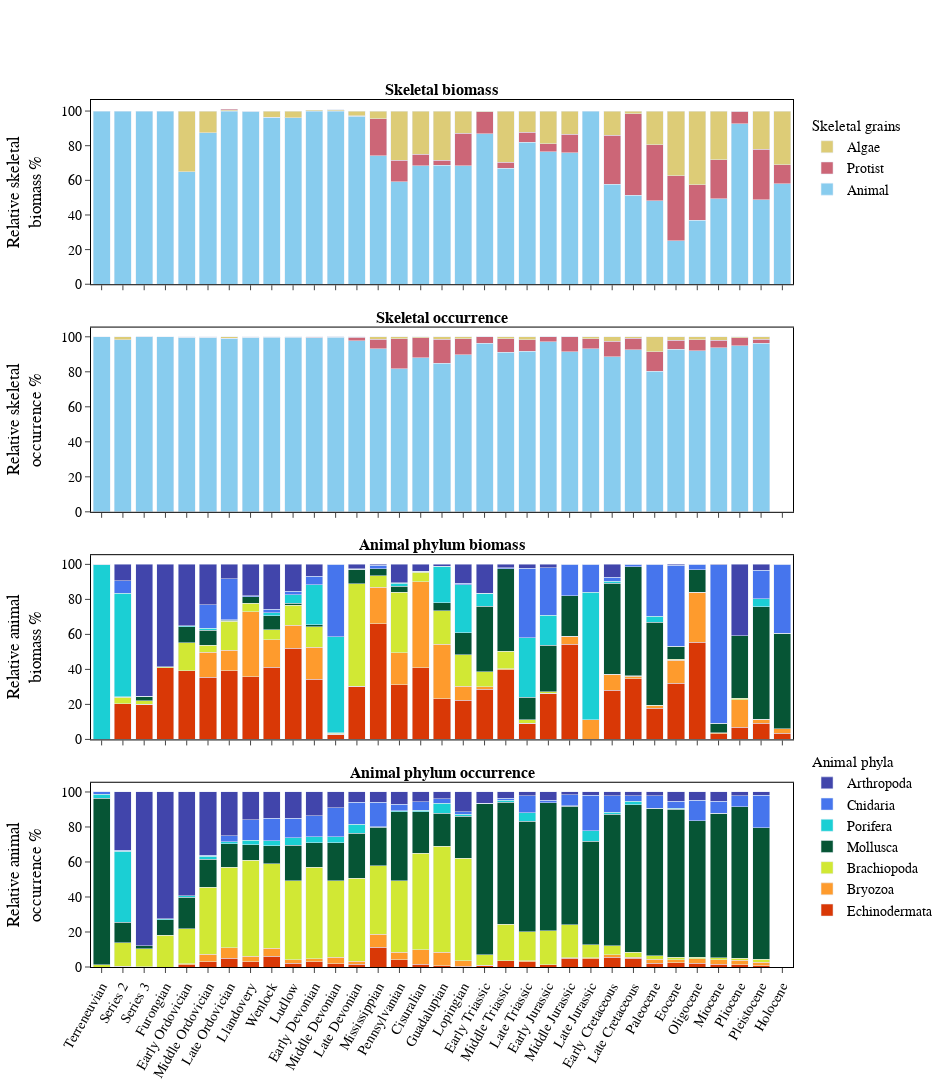

Notebook cell for this chart:
### Code cell
fig = make_subplots(rows = 4,cols = 1,shared_xaxes = True,vertical_spacing = 0.05,
                    subplot_titles=['<b>Skeletal biomass', '<b>Skeletal occurrence',
                                   '<b>Animal phylum biomass', '<b>Animal phylum occurrence',]
                   )

colors = px.colors.qualitative.Safe


fig.add_trace(go.Bar(x=data_skeletalgrain[data_skeletalgrain.skeletal_grain == 'animal'][time_scale],
                     y=data_skeletalgrain[data_skeletalgrain.skeletal_grain == 'animal']['abundance_percent'],
                     marker_color=colors[0],legendgroup='2',legendgrouptitle_text='Skeletal grains',
                     name='Animal'),row=1,col=1)

fig.add_trace(go.Bar(x=data_skeletalgrain[data_skeletalgrain.skeletal_grain == 'protist'][time_scale],
                     y=data_skeletalgrain[data_skeletalgrain.skeletal_grain == 'protist']['abundance_percent'],
                     marker_color=colors[1],legendgroup='2',
                     name='Protist'),row=1,col=1)

fig.add_trace(go.Bar(x=data_skeletalgrain[data_skeletalgrain.skeletal_grain == 'algamicro'][time_scale],
                     y=data_skeletalgrain[data_skeletalgrain.skeletal_grain == 'algamicro']['abundance_percent'],
                     marker_color=colors[2],legendgroup='2',
                     name='Algae'),row=1,col=1)


fig.add_trace(go.Bar(x=skeletal_occurrence['time'],
                     y=skeletal_occurrence['animal'],
                     marker_color=colors[0],
                     showlegend=False,),row=2,col=1)

fig.add_trace(go.Bar(x=skeletal_occurrence['time'],
                     y=skeletal_occurrence['protist'],
                     showlegend=False,
                     marker_color=colors[1],),row=2,col=1)

fig.add_trace(go.Bar(x=skeletal_occurrence['time'],
                     y=skeletal_occurrence['algae'],
                     showlegend=False,
                     marker_color=colors[2],),row=2,col=1)


colors = px.colors.sequential.Turbo_r

fig.add_trace(go.Bar(x=df[df.animal == 'echinodermata']['time'],
                     y=df[df.animal == 'echinodermata']['abundance_percent'],marker_color=colors[2],
                    legendgroup='1',legendgrouptitle_text='Animal phyla',
                     name='Echinodermata'),row=3,col=1)

fig.add_trace(go.Bar(x=df[df.animal == 'bryozoa']['time'],
                     y=df[df.animal == 'bryozoa']['abundance_percent'],marker_color=colors[4],
                     legendgroup='1',
                     name='Bryozoa'),row=3,col=1)

fig.add_trace(go.Bar(x=df[df.animal == 'brachiopoda']['time'],
                     y=df[df.animal == 'brachiopoda']['abundance_percent'],marker_color=colors[6],
                     legendgroup='1',
                     name='Brachiopoda'),row=3,col=1)

fig.add_trace(go.Bar(x=df[df.animal == 'molluska']['time'],
                     y=df[df.animal == 'molluska']['abundance_percent'],marker_color='#065535',
                     legendgroup='1',
                    name='Mollusca'),row=3,col=1)

fig.add_trace(go.Bar(x=df[df.animal == 'porifera']['time'],
                     y=df[df.animal == 'porifera']['abundance_percent'],marker_color=colors[10],
                     legendgroup='1',
                     name='Porifera'),row=3,col=1)

fig.add_trace(go.Bar(x=df[df.animal == 'cnidaria']['time'],
                     y=df[df.animal == 'cnidaria']['abundance_percent'],marker_color=colors[12],
                     legendgroup='1',
                     name='Cnidaria'),row=3,col=1)

fig.add_trace(go.Bar(x=df[df.animal == 'arthropoda']['time'],
                     y=df[df.animal == 'arthropoda']['abundance_percent'],marker_color=colors[13],
                     legendgroup='1',
                     name='Arthropoda'),row=3,col=1)


color_index = [2,4,6,8,10,12,13]
for i,animal in enumerate(['Echinodermata', 'Bryozoa','Brachiopoda','Mollusca', 'Porifera',  'Cnidaria','Arthropoda']):

    color = colors[color_index[i]] if color_index[i]!= 8 else '#065535'

    fig.add_trace(go.Bar(x=animal_relative_occurrence_phylum['index'],
                         y=animal_relative_occurrence_phylum[animal],marker_color=color,
                         name=f'{animal}'),row=4,col=1)


fig.update_yaxes(title = 'Relative skeletal<br>biomass %',ticks = 'outside',showline = True, 
                         mirror = True,linecolor = 'black',row=1,col=1)
fig.update_yaxes(title = 'Relative skeletal<br>occurrence %',ticks = 'outside',showline = True, 
                         mirror = True,linecolor = 'black',row=2,col=1)
fig.update_yaxes(title = 'Relative animal<br>biomass %',ticks = 'outside',showline = True, 
                         mirror = True,linecolor = 'black',row=3,col=1)
fig.update_yaxes(title = 'Relative animal<br>occurrence %',ticks = 'outside',showline = True, 
                         mirror = True,linecolor = 'black',row=4,col=1)


fig.update_xaxes(ticks = 'outside',showticklabels = False,showline = True, 
                     mirror = True,linecolor = 'black',row=1,col=1)
fig.update_xaxes(ticks = 'outside',showticklabels = False,showline = True, 
                     mirror = True,linecolor = 'black',row=2,col=1)
fig.update_xaxes(ticks = 'outside',showticklabels = False,showline = True, 
                     mirror = True,linecolor = 'black',row=3,col=1)
fig.update_xaxes(ticks = 'outside',showticklabels = True,showline = True, tickangle=-60,
                     mirror = True,linecolor = 'black',row=4,col=1)



fig.update_layout(height = 1450, width = 950,font_color = 'black', font_family='Helvetica',
                  font_size=14,
                  barmode='stack',
                  legend=dict(orientation="v",
                                yanchor="top",
                                y=0.99,
                                xanchor="left",x=1.02, font_size=14
                                ),
                  legend_tracegroupgap = 550,
                 paper_bgcolor = 'white',
                 plot_bgcolor = 'white',)
fig.show()

# fig.write_image('./figures/latest/Figure_3.jpeg',scale=6)

### Figure 1 — Plotly figure (JSON) as saved in the notebook; plotly's stock layout.template omitted (floating-point values rounded to 4 significant figures)
{"data": [{"legendgroup": "2", "legendgrouptitle": {"text": "Skeletal grains"}, "marker": {"color": "rgb(136, 204, 238)"}, "name": "Animal", "type": "bar", "x": ["Terreneuvian", "Series 2", "Series 3", "Furongian", "Early Ordovician", "Middle Ordovician", "Late Ordovician", "Llandovery", "Wenlock", "Ludlow", "Early Devonian", "Middle Devonian", "Late Devonian", "Mississippian", "Pennsylvanian", "Cisuralian", "Guadalupian", "Lopingian", "Early Triassic", "Middle Triassic", "Late Triassic", "Early Jurassic", "Middle Jurassic", "Late Jurassic", "Early Cretaceous", "Late Cretaceous", "Paleocene", "Eocene", "Oligocene", "Miocene", "Pliocene", "Pleistocene", "Holocene"], "xaxis": "x", "y": [100, 100.0, 100, 100, 65.0, 90.35, 101.1, 100, 96.54, 96.6, 100.5, 100.8, 96.93, 74.08, 59.11, 68.33, 68.81, 68.47, 86.84, 66.86, 82.11, 76.38, 75.8, 100, 57.79, 51.43, 48.21, 24.98, 36.97, 49.26, 92.7, 48.71, 57.95], "yaxis": "y"}, {"legendgroup": "2", "marker": {"color": "rgb(204, 102, 119)"}, "name": "Protist", "type": "bar", "x": ["Terreneuvian", "Series 2", "Series 3", "Furongian", "Early Ordovician", "Middle Ordovician", "Late Ordovician", "Llandovery", "Wenlock", "Ludlow", "Early Devonian", "Middle Devonian", "Late Devonian", "Mississippian", "Pennsylvanian", "Cisuralian", "Guadalupian", "Lopingian", "Early Triassic", "Middle Triassic", "Late Triassic", "Early Jurassic", "Middle Jurassic", "Late Jurassic", "Early Cretaceous", "Late Cretaceous", "Paleocene", "Eocene", "Oligocene", "Miocene", "Pliocene", "Pleistocene", "Holocene"], "xaxis": "x", "y": [null, null, null, null, null, -2.989, -0.5333, null, -0.1452, -0.371, -0.09658, -0.3862, 0.2364, 21.44, 12.51, 6.597, 2.737, 18.81, 12.86, 3.548, 5.621, 4.855, 10.79, null, 28.27, 46.93, 32.36, 37.54, 20.59, 22.71, 7.255, 29.1, 10.97], "yaxis": "y"}, {"legendgroup": "2", "marker": {"color": "rgb(221, 204, 119)"}, "name": "Algae", "type": "bar", "x": ["Terreneuvian", "Series 2", "Series 3", "Furongian", "Early Ordovician", "Middle Ordovician", "Late Ordovician", "Llandovery", "Wenlock", "Ludlow", "Early Devonian", "Middle Devonian", "Late Devonian", "Mississippian", "Pennsylvanian", "Cisuralian", "Guadalupian", "Lopingian", "Early Triassic", "Middle Triassic", "Late Triassic", "Early Jurassic", "Middle Jurassic", "Late Jurassic", "Early Cretaceous", "Late Cretaceous", "Paleocene", "Eocene", "Oligocene", "Miocene", "Pliocene", "Pleistocene", "Holocene"], "xaxis": "x", "y": [null, null, null, null, 35.0, 12.64, -0.5333, 0, 3.606, 3.768, -0.3639, -0.3862, 2.837, 4.485, 28.38, 25.08, 28.46, 12.72, 0.2977, 29.59, 12.27, 18.77, 13.42, null, 13.94, 1.633, 19.43, 37.48, 42.44, 28.03, 0.04637, 22.19, 31.08], "yaxis": "y"}, {"marker": {"color": "rgb(136, 204, 238)"}, "showlegend": false, "type": "bar", "x": ["Terreneuvian", "Series 2", "Series 3", "Furongian", "Early Ordovician", "Middle Ordovician", "Late Ordovician", "Llandovery", "Wenlock", "Ludlow", "Early Devonian", "Middle Devonian", "Late Devonian", "Mississippian", "Pennsylvanian", "Cisuralian", "Guadalupian", "Lopingian", "Early Triassic", "Middle Triassic", "Late Triassic", "Early Jurassic", "Middle Jurassic", "Late Jurassic", "Early Cretaceous", "Late Cretaceous", "Paleocene", "Eocene", "Oligocene", "Miocene", "Pliocene", "Pleistocene"], "xaxis": "x2", "y": [100, 98.35, 99.97, 100, 99.79, 99.71, 99.21, 99.73, 99.6, 99.65, 99.53, 99.7, 97.78, 93.22, 81.85, 88.13, 84.78, 89.75, 96.17, 91.08, 91.83, 97.1, 91.54, 93.27, 88.69, 92.74, 80.19, 93.01, 92.03, 93.6, 94.95, 96.29], "yaxis": "y2"}, {"marker": {"color": "rgb(204, 102, 119)"}, "showlegend": false, "type": "bar", "x": ["Terreneuvian", "Series 2", "Series 3", "Furongian", "Early Ordovician", "Middle Ordovician", "Late Ordovician", "Llandovery", "Wenlock", "Ludlow", "Early Devonian", "Middle Devonian", "Late Devonian", "Mississippian", "Pennsylvanian", "Cisuralian", "Guadalupian", "Lopingian", "Early Triassic", "Middle Triassic", "Late Triassic", "Early Jurassic", "Middle Jurassic", "Late Jurassic", "Early Cretaceous", "Late Cretaceous", "Paleocene", "Eocene", "Oligocene", "Miocene", "Pliocene", "Pleistocene"], "xaxis": "x2", "y": [null, null, null, null, 0.01333, 0.06654, 0.01212, 0.04535, null, null, 0.1828, 0.1886, 1.828, 5.489, 17.12, 11.25, 13.96, 9.248, 3.796, 7.772, 6.469, 2.833, 8.374, 5.646, 8.81, 6.501, 11.21, 4.919, 6.256, 4.521, 4.527, 2.391], "yaxis": "y2"}, {"marker": {"color": "rgb(221, 204, 119)"}, "showlegend": false, "type": "bar", "x": ["Terreneuvian", "Series 2", "Series 3", "Furongian", "Early Ordovician", "Middle Ordovician", "Late Ordovician", "Llandovery", "Wenlock", "Ludlow", "Early Devonian", "Middle Devonian", "Late Devonian", "Mississippian", "Pennsylvanian", "Cisuralian", "Guadalupian", "Lopingian", "Early Triassic", "Middle Triassic", "Late Triassic", "Early Jurassic", "Middle Jurassic", "Late Jurassic", "Early Cretaceous", "Late Cretaceous", "Paleocene", "Eocene", "Oligocene", "Miocene", "Pliocene", "Pleistocene"], "xaxis": "x2", "y": [null, 1.651, 0.03001, null, 0.2, 0.2262, 0.7756, 0.2268, 0.3976, 0.3493, 0.2894, 0.114, 0.3911, 1.291, 1.023, 0.6195, 1.263, 1.004, 0.03287, 1.145, 1.701, 0.06896, 0.08565, 1.08, 2.505, 0.7592, 8.6, 2.076, 1.718, 1.879, 0.5275, 1.315], "yaxis": "y2"}, {"legendgroup": "1", "legendgrouptitle": {"text": "Animal phyla"}, "marker": {"color": "#d93806"}, "name": "Echinodermata", "type": "bar", "x": ["Terreneuvian", "Series 2", "Series 3", "Furongian", "Early Ordovician", "Middle Ordovician", "Late Ordovician", "Llandovery", "Wenlock", "Ludlow", "Early Devonian", "Middle Devonian", "Late Devonian", "Mississippian", "Pennsylvanian", "Cisuralian", "Guadalupian", "Lopingian", "Early Triassic", "Middle Triassic", "Late Triassic", "Early Jurassic", "Middle Jurassic", "Late Jurassic", "Early Cretaceous", "Late Cretaceous", "Paleocene", "Eocene", "Oligocene", "Miocene", "Pliocene", "Pleistocene", "Holocene"], "xaxis": "x3", "y": [0, 20.44, 20.1, 40.88, 39.19, 35.47, 39.13, 35.84, 41.21, 52.22, 34.45, 2.814, 30.4, 65.94, 31.37, 40.88, 23.23, 22.26, 28.59, 39.75, 9.203, 26.24, 54.51, 0, 28.04, 34.73, 17.86, 32.06, 55.65, 3.27, 6.889, 9.32, 3.602], "yaxis": "y3"}, {"legendgroup": "1", "marker": {"color": "#fe9b2d"}, "name": "Bryozoa", "type": "bar", "x": ["Terreneuvian", "Series 2", "Series 3", "Furongian", "Early Ordovician", "Middle Ordovician", "Late Ordovician", "Llandovery", "Wenlock", "Ludlow", "Early Devonian", "Middle Devonian", "Late Devonian", "Mississippian", "Pennsylvanian", "Cisuralian", "Guadalupian", "Lopingian", "Early Triassic", "Middle Triassic", "Late Triassic", "Early Jurassic", "Middle Jurassic", "Late Jurassic", "Early Cretaceous", "Late Cretaceous", "Paleocene", "Eocene", "Oligocene", "Miocene", "Pliocene", "Pleistocene", "Holocene"], "xaxis": "x3", "y": [0, 0, 0, 0, 0.1591, 14.21, 11.93, 37.03, 15.8, 13.09, 18.19, 0, 0, 20.9, 18.2, 49.26, 31.24, 8.164, 1.463, 0.5193, 0, 0, 4.529, 11.19, 9.055, 1.456, 1.482, 13.04, 28.31, 0.4921, 15.7, 2.24, 2.367], "yaxis": "y3"}, {"legendgroup": "1", "marker": {"color": "#d1e834"}, "name": "Brachiopoda", "type": "bar", "x": ["Terreneuvian", "Series 2", "Series 3", "Furongian", "Early Ordovician", "Middle Ordovician", "Late Ordovician", "Llandovery", "Wenlock", "Ludlow", "Early Devonian", "Middle Devonian", "Late Devonian", "Mississippian", "Pennsylvanian", "Cisuralian", "Guadalupian", "Lopingian", "Early Triassic", "Middle Triassic", "Late Triassic", "Early Jurassic", "Middle Jurassic", "Late Jurassic", "Early Cretaceous", "Late Cretaceous", "Paleocene", "Eocene", "Oligocene", "Miocene", "Pliocene", "Pleistocene", "Holocene"], "xaxis": "x3", "y": [0, 3.559, 1.984, 0.57, 15.78, 4.087, 16.5, 4.951, 5.75, 11.35, 11.83, 0.5978, 58.61, 6.763, 34.49, 5.28, 19.09, 18.08, 8.655, 9.963, 1.949, 0.8748, 0, 0, 0, 0.1236, 0.1614, 0.6649, 0, 0, 0.8514, 0, 0], "yaxis": "y3"}, {"legendgroup": "1", "marker": {"color": "#065535"}, "name": "Mollusca", "type": "bar", "x": ["Terreneuvian", "Series 2", "Series 3", "Furongian", "Early Ordovician", "Middle Ordovician", "Late Ordovician", "Llandovery", "Wenlock", "Ludlow", "Early Devonian", "Middle Devonian", "Late Devonian", "Mississippian", "Pennsylvanian", "Cisuralian", "Guadalupian", "Lopingian", "Early Triassic", "Middle Triassic", "Late Triassic", "Early Jurassic", "Middle Jurassic", "Late Jurassic", "Early Cretaceous", "Late Cretaceous", "Paleocene", "Eocene", "Oligocene", "Miocene", "Pliocene", "Pleistocene", "Holocene"], "xaxis": "x3", "y": [0, 0.2939, 2.471, 0, 9.268, 8.538, 0.6409, 3.801, 7.899, 1.047, 1.005, 0.3986, 8.242, 3.961, 3.373, 0.62, 4.407, 12.56, 37.42, 47.29, 13.02, 26.78, 23.06, 0, 52.09, 62.35, 47.56, 7.477, 13.1, 5.425, 35.85, 64.24, 54.77], "yaxis": "y3"}, {"legendgroup": "1", "marker": {"color": "#1bcfd4"}, "name": "Porifera", "type": "bar", "x": ["Terreneuvian", "Series 2", "Series 3", "Furongian", "Early Ordovician", "Middle Ordovician", "Late Ordovician", "Llandovery", "Wenlock", "Ludlow", "Early Devonian", "Middle Devonian", "Late Devonian", "Mississippian", "Pennsylvanian", "Cisuralian", "Guadalupian", "Lopingian", "Early Triassic", "Middle Triassic", "Late Triassic", "Early Jurassic", "Middle Jurassic", "Late Jurassic", "Early Cretaceous", "Late Cretaceous", "Paleocene", "Eocene", "Oligocene", "Miocene", "Pliocene", "Pleistocene", "Holocene"], "xaxis": "x3", "y": [100, 59.34, 0, 0, 0.4501, 1.281, 0.2563, 0, 1.697, 4.884, 22.9, 54.93, 0, 0, 1.737, 0, 21.01, 27.32, 7.266, 0.1053, 33.8, 17.1, 0, 72.94, 1.325, 0.05493, 3.229, 0.01304, 0, 0, 0, 4.495, 0], "yaxis": "y3"}, {"legendgroup": "1", "marker": {"color": "#4675ed"}, "name": "Cnidaria", "type": "bar", "x": ["Terreneuvian", "Series 2", "Series 3", "Furongian", "Early Ordovician", "Middle Ordovician", "Late Ordovician", "Llandovery", "Wenlock", "Ludlow", "Early Devonian", "Middle Devonian", "Late Devonian", "Mississippian", "Pennsylvanian", "Cisuralian", "Guadalupian", "Lopingian", "Early Triassic", "Middle Triassic", "Late Triassic", "Early Jurassic", "Middle Jurassic", "Late Jurassic", "Early Cretaceous", "Late Cretaceous", "Paleocene", "Eocene", "Oligocene", "Miocene", "Pliocene", "Pleistocene", "Holocene"], "xaxis": "x3", "y": [0, 7.053, 0, 0, 0, 13.23, 23.21, 0.5696, 1.977, 2.15, 4.983, 41.26, 0.1832, 1.866, 0.2852, 0.0744, 0, 0.7056, 0, 0.4316, 39.79, 27.07, 17.9, 15.87, 2.221, 1.263, 29.66, 46.35, 2.943, 90.56, 0, 16.41, 39.26], "yaxis": "y3"}, {"legendgroup": "1", "marker": {"color": "#4145ab"}, "name": "Arthropoda", "type": "bar", "x": ["Terreneuvian", "Series 2", "Series 3", "Furongian", "Early Ordovician", "Middle Ordovician", "Late Ordovician", "Llandovery", "Wenlock", "Ludlow", "Early Devonian", "Middle Devonian", "Late Devonian", "Mississippian", "Pennsylvanian", "Cisuralian", "Guadalupian", "Lopingian", "Early Triassic", "Middle Triassic", "Late Triassic", "Early Jurassic", "Middle Jurassic", "Late Jurassic", "Early Cretaceous", "Late Cretaceous", "Paleocene", "Eocene", "Oligocene", "Miocene", "Pliocene", "Pleistocene", "Holocene"], "xaxis": "x3", "y": [0, 9.31, 75.44, 58.55, 35.16, 23.19, 8.335, 17.8, 25.66, 15.25, 6.641, 0, 2.564, 0.5715, 10.55, 3.879, 1.025, 10.92, 16.6, 1.933, 2.24, 1.939, 0, 0, 7.274, 0.02746, 0.04403, 0.3954, 0, 0.2494, 40.71, 3.293, 0], "yaxis": "y3"}, {"marker": {"color": "#d93806"}, "name": "Echinodermata", "type": "bar", "x": ["Series 2", "Furongian", "Terreneuvian", "Series 3", "Early Jurassic", "Early Cretaceous", "Cisuralian", "Llandovery", "Late Devonian", "Mississippian", "Middle Jurassic", "Eocene", "Paleocene", "Miocene", "Early Devonian", "Lopingian", "Pliocene", "Pleistocene", "Oligocene", "Early Triassic", "Middle Triassic", "Guadalupian", "Late Cretaceous", "Pennsylvanian", "Wenlock", "Early Ordovician", "Late Ordovician", "Middle Ordovician", "Late Triassic", "Late Jurassic", "Middle Devonian", "Ludlow"], "xaxis": "x4", "y": [0.3681, 0, 0, 0.09006, 1.204, 5.493, 1.45, 2.865, 1.563, 11.31, 4.887, 2.443, 2.282, 1.459, 3.114, 0.4285, 1.273, 0.7172, 2.106, 0.8714, 3.469, 0.616, 5.012, 4.228, 6.13, 1.243, 4.886, 2.936, 3.071, 4.612, 1.782, 2.121], "yaxis": "y4"}, {"marker": {"color": "#fe9b2d"}, "name": "Bryozoa", "type": "bar", "x": ["Series 2", "Furongian", "Terreneuvian", "Series 3", "Early Jurassic", "Early Cretaceous", "Cisuralian", "Llandovery", "Late Devonian", "Mississippian", "Middle Jurassic", "Eocene", "Paleocene", "Miocene", "Early Devonian", "Lopingian", "Pliocene", "Pleistocene", "Oligocene", "Early Triassic", "Middle Triassic", "Guadalupian", "Late Cretaceous", "Pennsylvanian", "Wenlock", "Early Ordovician", "Late Ordovician", "Middle Ordovician", "Late Triassic", "Late Jurassic", "Middle Devonian", "Ludlow"], "xaxis": "x4", "y": [0, 0, 0, 0, 0.01853, 1.629, 8.494, 3.138, 1.804, 7.301, 0.2663, 1.681, 2.145, 2.802, 1.714, 3.133, 2.493, 1.862, 2.487, 0.1538, 0.1694, 7.874, 0.6254, 4.185, 4.52, 0.6146, 6.144, 4.391, 0.5333, 0.6139, 3.735, 2.033], "yaxis": "y4"}, {"marker": {"color": "#d1e834"}, "name": "Brachiopoda", "type": "bar", "x": ["Series 2", "Furongian", "Terreneuvian", "Series 3", "Early Jurassic", "Early Cretaceous", "Cisuralian", "Llandovery", "Late Devonian", "Mississippian", "Middle Jurassic", "Eocene", "Paleocene", "Miocene", "Early Devonian", "Lopingian", "Pliocene", "Pleistocene", "Oligocene", "Early Triassic", "Middle Triassic", "Guadalupian", "Late Cretaceous", "Pennsylvanian", "Wenlock", "Early Ordovician", "Late Ordovician", "Middle Ordovician", "Late Triassic", "Late Jurassic", "Middle Devonian", "Ludlow"], "xaxis": "x4", "y": [13.56, 18.01, 1.156, 10.33, 19.48, 5.085, 55.16, 54.85, 47.35, 39.19, 19.07, 1.41, 2.082, 1.149, 52.22, 58.62, 1.097, 1.904, 0.8594, 5.963, 20.68, 60.58, 2.737, 40.73, 48.46, 20.12, 46.1, 38.33, 16.6, 7.479, 43.73, 45.05], "yaxis": "y4"}, {"marker": {"color": "#065535"}, "name": "Mollusca", "type": "bar", "x": ["Series 2", "Furongian", "Terreneuvian", "Series 3", "Early Jurassic", "Early Cretaceous", "Cisuralian", "Llandovery", "Late Devonian", "Mississippian", "Middle Jurassic", "Eocene", "Paleocene", "Miocene", "Early Devonian", "Lopingian", "Pliocene", "Pleistocene", "Oligocene", "Early Triassic", "Middle Triassic", "Guadalupian", "Late Cretaceous", "Pennsylvanian", "Wenlock", "Early Ordovician", "Late Ordovician", "Middle Ordovician", "Late Triassic", "Late Jurassic", "Middle Devonian", "Ludlow"], "xaxis": "x4", "y": [11.69, 9.084, 95.38, 1.621, 73.09, 74.93, 23.51, 8.922, 25.81, 21.94, 67.53, 84.72, 84.18, 82.3, 13.86, 24.05, 86.73, 74.99, 78.09, 86.49, 69.75, 18.9, 84.21, 39.5, 10.08, 17.99, 13.23, 15.8, 63.03, 59.23, 21.63, 20.4], "yaxis": "y4"}, {"marker": {"color": "#1bcfd4"}, "name": "Porifera", "type": "bar", "x": ["Series 2", "Furongian", "Terreneuvian", "Series 3", "Early Jurassic", "Early Cretaceous", "Cisuralian", "Llandovery", "Late Devonian", "Mississippian", "Middle Jurassic", "Eocene", "Paleocene", "Miocene", "Early Devonian", "Lopingian", "Pliocene", "Pleistocene", "Oligocene", "Early Triassic", "Middle Triassic", "Guadalupian", "Late Cretaceous", "Pennsylvanian", "Wenlock", "Early Ordovician", "Late Ordovician", "Middle Ordovician", "Late Triassic", "Late Jurassic", "Middle Devonian", "Ludlow"], "xaxis": "x4", "y": [40.52, 0.5482, 2.312, 0.2101, 0.0525, 1.174, 0.825, 2.729, 5.013, 0.4538, 0.2375, 0.3188, 0.09463, 0.1541, 3.397, 1.032, 0.01425, 0.0763, 0.1198, 0.0598, 1.132, 5.506, 2.127, 0.6154, 3.039, 0.6547, 1.313, 1.882, 4.975, 5.883, 3.599, 4.294], "yaxis": "y4"}, {"marker": {"color": "#4675ed"}, "name": "Cnidaria", "type": "bar", "x": ["Series 2", "Furongian", "Terreneuvian", "Series 3", "Early Jurassic", "Early Cretaceous", "Cisuralian", "Llandovery", "Late Devonian", "Mississippian", "Middle Jurassic", "Eocene", "Paleocene", "Miocene", "Early Devonian", "Lopingian", "Pliocene", "Pleistocene", "Oligocene", "Early Triassic", "Middle Triassic", "Guadalupian", "Late Cretaceous", "Pennsylvanian", "Wenlock", "Early Ordovician", "Late Ordovician", "Middle Ordovician", "Late Triassic", "Late Jurassic", "Middle Devonian", "Ludlow"], "xaxis": "x4", "y": [0.4565, 0, 1.156, 0, 1.417, 9.47, 4.898, 11.74, 12.64, 13.88, 6.463, 4.142, 6.95, 6.762, 12.1, 1.506, 6.264, 18.5, 11.53, 0.008543, 1.15, 2.755, 3.275, 3.711, 12.65, 0.147, 3.261, 0.6273, 9.529, 20.39, 16.41, 11.01], "yaxis": "y4"}, {"marker": {"color": "#4145ab"}, "name": "Arthropoda", "type": "bar", "x": ["Series 2", "Furongian", "Terreneuvian", "Series 3", "Early Jurassic", "Early Cretaceous", "Cisuralian", "Llandovery", "Late Devonian", "Mississippian", "Middle Jurassic", "Eocene", "Paleocene", "Miocene", "Early Devonian", "Lopingian", "Pliocene", "Pleistocene", "Oligocene", "Early Triassic", "Middle Triassic", "Guadalupian", "Late Cretaceous", "Pennsylvanian", "Wenlock", "Early Ordovician", "Late Ordovician", "Middle Ordovician", "Late Triassic", "Late Jurassic", "Middle Devonian", "Ludlow"], "xaxis": "x4", "y": [33.4, 72.36, 0, 87.75, 4.737, 2.214, 5.656, 15.75, 5.813, 5.917, 1.54, 5.283, 2.271, 5.373, 13.6, 11.24, 2.132, 1.946, 4.811, 6.45, 3.647, 3.763, 2.017, 7.028, 15.12, 59.23, 25.06, 36.03, 2.262, 1.794, 9.116, 15.09], "yaxis": "y4"}], "layout": {"annotations": [{"font": {"size": 16}, "showarrow": false, "text": "<b>Skeletal biomass", "x": 0.5, "xanchor": "center", "xref": "paper", "y": 1, "yanchor": "bottom", "yref": "paper"}, {"font": {"size": 16}, "showarrow": false, "text": "<b>Skeletal occurrence", "x": 0.5, "xanchor": "center", "xref": "paper", "y": 0.7375, "yanchor": "bottom", "yref": "paper"}, {"font": {"size": 16}, "showarrow": false, "text": "<b>Animal phylum biomass", "x": 0.5, "xanchor": "center", "xref": "paper", "y": 0.475, "yanchor": "bottom", "yref": "paper"}, {"font": {"size": 16}, "showarrow": false, "text": "<b>Animal phylum occurrence", "x": 0.5, "xanchor": "center", "xref": "paper", "y": 0.2125, "yanchor": "bottom", "yref": "paper"}], "barmode": "stack", "font": {"color": "black", "family": "Helvetica", "size": 14}, "height": 1450, "legend": {"font": {"size": 14}, "orientation": "v", "tracegroupgap": 550, "x": 1.02, "xanchor": "left", "y": 0.99, "yanchor": "top"}, "paper_bgcolor": "white", "plot_bgcolor": "white", "width": 950, "xaxis": {"anchor": "y", "domain": [0, 1], "linecolor": "black", "matches": "x4", "mirror": true, "showline": true, "showticklabels": false, "ticks": "outside"}, "xaxis2": {"anchor": "y2", "domain": [0, 1], "linecolor": "black", "matches": "x4", "mirror": true, "showline": true, "showticklabels": false, "ticks": "outside"}, "xaxis3": {"anchor": "y3", "domain": [0, 1], "linecolor": "black", "matches": "x4", "mirror": true, "showline": true, "showticklabels": false, "ticks": "outside"}, "xaxis4": {"anchor": "y4", "domain": [0, 1], "linecolor": "black", "mirror": true, "showline": true, "showticklabels": true, "tickangle": -60, "ticks": "outside"}, "yaxis": {"anchor": "x", "domain": [0.7875, 1], "linecolor": "black", "mirror": true, "showline": true, "ticks": "outside", "title": {"text": "Relative skeletal<br>biomass %"}}, "yaxis2": {"anchor": "x2", "domain": [0.525, 0.7375], "linecolor": "black", "mirror": true, "showline": true, "ticks": "outside", "title": {"text": "Relative skeletal<br>occurrence %"}}, "yaxis3": {"anchor": "x3", "domain": [0.2625, 0.475], "linecolor": "black", "mirror": true, "showline": true, "ticks": "outside", "title": {"text": "Relative animal<br>biomass %"}}, "yaxis4": {"anchor": "x4", "domain": [0, 0.2125], "linecolor": "black", "mirror": true, "showline": true, "ticks": "outside", "title": {"text": "Relative animal<br>occurrence %"}}}}
